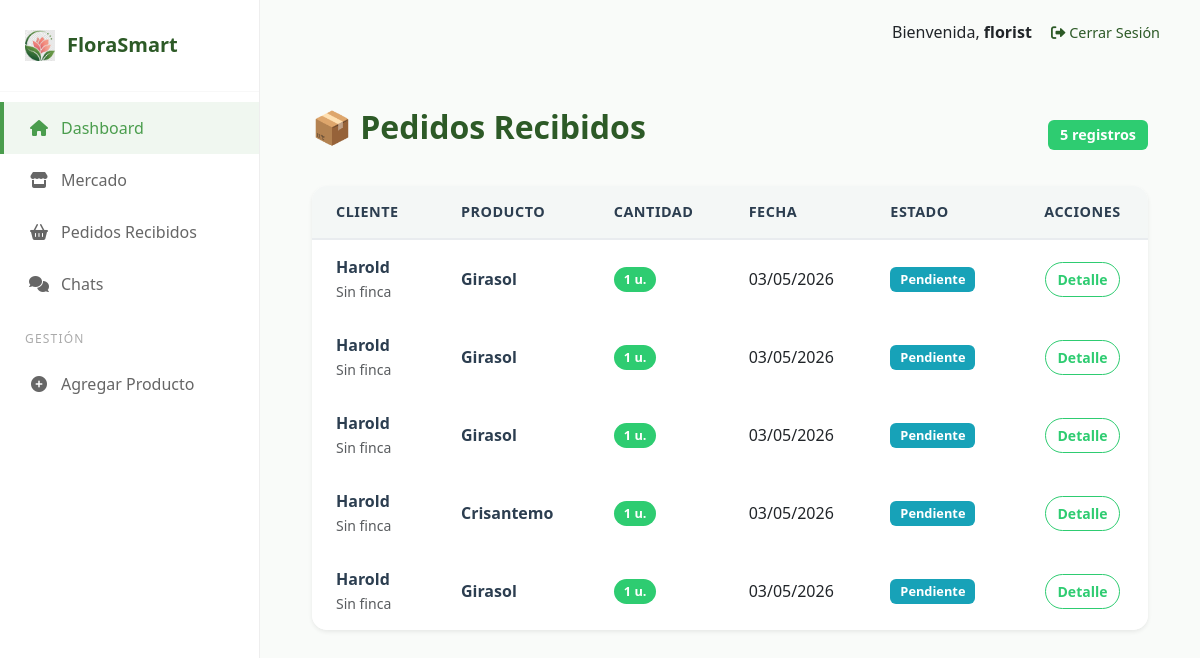
Before: /mis-pedidos/ (signed in) with the older database file.
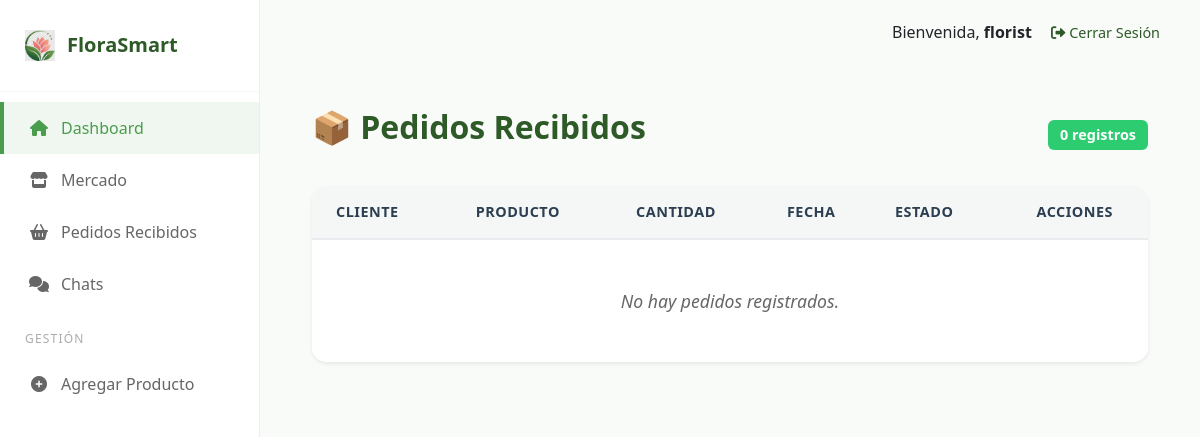
After: the same page with the newer database file.
### usuarios/models.py (models this page shows, shortened)
class Usuario(AbstractUser):
    ROLES = (
        ('floricultor', 'Floricultor / Productor'),
        ('comprador_b2b', 'Comprador Mayorista (B2B)'),
        ('comprador_b2c', 'Cliente Final (B2C)'),
    )
    email = models.EmailField(unique=True)
    rol = models.CharField(max_length=20, choices=ROLES, default='comprador_b2c')
    nombre_empresa_o_finca = models.CharField(max_length=100, blank=True, null=True)
    groups = models.ManyToManyField(
        Group,
        related_name="usuario_set",
        blank=True,
    )
    user_permissions = models.ManyToManyField(
        Permission,
        related_name="usuario_permissions_set",
        blank=True,
    )

class Pedido(models.Model):
    ESTADOS = (
        ('pendiente', 'Pendiente'),
        ('en_camino', 'En Camino'),
        ('entregado', 'Entregado'),
        ('cancelado', 'Cancelado'),
    )
    cliente = models.ForeignKey(Usuario, on_delete=models.CASCADE, related_name='mis_pedidos_realizados')
    producto = models.ForeignKey(Producto, on_delete=models.CASCADE, related_name='pedidos_del_producto')
    cantidad = models.PositiveIntegerField(default=1)
    fecha_pedido = models.DateTimeField(auto_now_add=True)
    estado = models.CharField(max_length=20, choices=ESTADOS, default='pendiente')
    notas = models.TextField(blank=True, null=True)

class Producto(models.Model):
    floricultor = models.ForeignKey(Usuario, on_delete=models.CASCADE, related_name='mis_productos')
    nombre_flor = models.CharField(max_length=50)
    variedad = models.CharField(max_length=50, blank=True)
    color = models.CharField(max_length=30)
    precio_por_tallo = models.DecimalField(max_digits=10, decimal_places=2)
    cantidad_disponible = models.PositiveIntegerField()
    descripcion = models.TextField(blank=True)
    fecha_publicacion = models.DateTimeField(auto_now_add=True)
    imagen = models.ImageField(upload_to='productos/', null=True, blank=True)

### usuarios/views.py (the view)
# urls.py: path('mis-pedidos/', views.mis_pedidos_view, name='mis_pedidos'),
def mis_pedidos_view(request):
    if not request.user.is_authenticated:
        return redirect('login')
    if request.user.rol == 'floricultor':
        pedidos = Pedido.objects.filter(producto__floricultor=request.user).order_by('-fecha_pedido')
        titulo = "Pedidos Recibidos"
    else:
        pedidos = Pedido.objects.filter(cliente=request.user).order_by('-fecha_pedido')
        titulo = "Mis Pedidos"
    return render(request, 'mis_pedidos.html', {'pedidos': pedidos, 'titulo': titulo})

### templates/mis_pedidos.html (shortened to what this page needs)
{% extends 'base.html' %}
{% load static %}
{% block extra_css %}
    <link rel="stylesheet" href="{% static 'css/style.css' %}">
{% endblock %}
{% block content %}
<div class="container mt-4">
    <div class="d-flex justify-content-between align-items-center mb-4">
        <h2 class="fw-bold text-success">📦 {{ titulo }}</h2>
        <span class="badge bg-primary">{{ pedidos.count }} registros</span>
    </div>
    <div class="card card-pedidos shadow-sm">
        <div class="card-body p-0">
            <div class="table-responsive">
                <table class="table table-pedidos align-middle mb-0">
                    <thead>
                        <tr>
                            {% if request.user.rol == 'floricultor' %}
                                <th class="ps-4">Cliente</th>
                            {% endif %}
                            <th class="ps-4">Producto</th>
                            <th>Cantidad</th>
                            <th>Fecha</th>
                            <th>Estado</th>
                            <th class="text-center">Acciones</th>
                        </tr>
                    </thead>
                    <tbody>
                        {% for pedido in pedidos %}
                        <tr>
                            {% if request.user.rol == 'floricultor' %}
                                <td class="ps-4">
                                    <span class="nombre-producto">{{ pedido.cliente.get_full_name|default:pedido.cliente.username }}</span>
                                    <br><small class="text-muted">{{ pedido.cliente.nombre_empresa_o_finca|default:'Sin finca' }}</small>
                                </td>
                            {% endif %}
                            <td class="ps-4">
                                <span class="nombre-producto">{{ pedido.producto.nombre_flor }}</span>
                            </td>
                            <td><span class="badge rounded-pill badge-cantidad">{{ pedido.cantidad }} u.</span></td>
                            <td>{{ pedido.fecha_pedido|date:"d/m/Y" }}</td>
                            <td><span class="badge bg-info">{{ pedido.get_estado_display }}</span></td>
                            <td class="text-center">
                                <button class="btn btn-sm btn-outline-success"
                                        data-bs-toggle="modal"
                                        data-bs-target="#detalleModal"
                                        data-nombre-comprador="{{ pedido.cliente.get_full_name|default:pedido.cliente.username }}"
                                        data-finca="{{ pedido.cliente.nombre_empresa_o_finca|default:'No especificada' }}"
                                        data-producto="{{ pedido.producto.nombre_flor }}"
                                        data-cantidad="{{ pedido.cantidad }}"
                                        data-fecha="{{ pedido.fecha_pedido|date:'d/m/Y H:i' }}"
                                        data-estado="{{ pedido.get_estado_display }}">
                                    Detalle
                                </button>
                            </td>
                        </tr>
                        {% empty %}
                        <tr>
                            <td colspan="{% if request.user.rol == 'floricultor' %}6{% else %}5{% endif %}" class="text-center py-5 text-muted">No hay pedidos registrados.</td>
                        </tr>
                        {% endfor %}
                    </tbody>
                </table>
            </div>
        </div>
    </div>
</div>
{% endblock %}

### templates/base.html (shortened to what this page needs)
{% load static %}
<!DOCTYPE html>
<html lang="es">
<head>
    <link rel="stylesheet" href="{% static 'css/style.css' %}">
    <link href="https://cdn.jsdelivr.net/npm/bootstrap@5.3.0/dist/css/bootstrap.min.css" rel="stylesheet">
    <link rel="stylesheet" href="https://cdnjs.cloudflare.com/ajax/libs/font-awesome/6.0.0/css/all.min.css">
    {% block extra_css %}{% endblock %}
</head>
<body>
    <div class="market-layout">
        <aside class="market-sidebar">
            <div class="sidebar-brand">
                <img src="{% static 'images/logo.png' %}" alt="Logo FloraSmart" class="sidebar-logo">
                <a href="{% url 'home' %}" class="sidebar-brand-name">FloraSmart</a>
            </div>
            <nav class="nav-menu">
                <a href="{% url 'home' %}" class="sidebar-link active">
                    <i class="fas fa-home"></i>
                    <span>Dashboard</span>
                </a>
                <a href="{% url 'mercado' %}" class="sidebar-link">
                    <i class="fas fa-store"></i>
                    <span>Mercado</span>
                </a>
                <a href="{% url 'mis_pedidos' %}" class="sidebar-link">
                    <i class="fas fa-shopping-basket"></i>
                    <span>{% if user.rol == 'floricultor' %}Pedidos Recibidos{% else %}Mis Pedidos{% endif %}</span>
                </a>
                <a href="{% url 'lista_chats' %}" class="sidebar-link">
                    <i class="fas fa-comments"></i>
                    <span>Chats</span>
                </a>
                {% if user.rol == 'floricultor' %}
                    <div class="sidebar-section-title">Gestión</div>
                    <a href="{% url 'agregar_producto' %}" class="sidebar-link">
                        <i class="fas fa-plus-circle"></i>
                        <span>Agregar Producto</span>
                    </a>
                {% endif %}
            </nav>
        </aside>
        <main class="main-content">
            <header class="top-user-bar">
                <div class="user-info">
                    {% if user.is_authenticated %}
                        <span>Bienvenida, <strong>{{ user.username }}</strong></span>
                        <a href="{% url 'logout' %}" class="logout-link" style="margin-left: 15px; color: #2d5a27; text-decoration: none; font-size: 0.9rem;">
                            <i class="fas fa-sign-out-alt"></i> Cerrar Sesión
                        </a>
                    {% endif %}
                </div>
            </header>
            <section class="container-fluid">
                {% block content %}
                {% endblock %}
            </section>
        </main>
    </div>
</body>
</html>

### static/css/style.css (style rules this page uses)
:root { --green-main: #4a9d4d; --green-dark: #2d5a27; --text-gray: #666; --primary-green: #2ecc71; --dark-green: #27ae60; --light-bg: #f4f7f6; --white: #ffffff; --text-dark: #2c3e50; --shadow: 0 4px 15px rgba(0,0,0,0.1); }
body, html { height: 100%; margin: 0; font-family: 'Segoe UI', sans-serif; }
.market-layout { display: flex; height: 100vh; overflow: hidden; }
.market-sidebar { width: 260px; background: var(--white); border-right: 1px solid #eee; display: flex; flex-direction: column; height: 100%; flex-shrink: 0; }
.sidebar-brand { display: flex; align-items: center; padding: 30px 25px; border-bottom: 1px solid #f8f8f8; }
.sidebar-logo { width: 30px; height: auto; margin-right: 12px; }
.sidebar-brand-name { color: var(--green-dark); font-size: 20px; font-weight: bold; text-decoration: none; }
.nav-menu { flex: 1; overflow-y: auto; padding-top: 10px; }
.sidebar-link { text-decoration: none; color: var(--text-gray); padding: 14px 25px; display: flex; align-items: center; gap: 12px; border-left: 4px solid transparent; transition: all 0.3s ease; font-weight: 500; }
.sidebar-link i { width: 20px; text-align: center; }
.sidebar-link:hover, .sidebar-link.active { background-color: #f0f7f0; color: var(--green-main); border-left: 4px solid var(--green-main); }
.sidebar-section-title { padding: 20px 25px 10px 25px; font-size: 0.75rem; color: #aaa; text-transform: uppercase; letter-spacing: 1.2px; }
.main-content { flex: 1; display: flex; flex-direction: column; background: #f9fbf9; overflow-y: auto; }
.top-user-bar { display: flex; justify-content: flex-end; align-items: center; padding: 20px 40px; background: transparent; }
.container { max-width: 1100px; margin: 0 auto; padding: 20px 40px; }
.container.mt-4 { max-width: 1200px; margin: 0 auto; padding: 20px 40px; }
.fw-bold.text-success { color: var(--green-dark) !important; font-size: 2rem; margin-bottom: 1rem; }
.badge.bg-primary { background-color: var(--primary-green) !important; font-size: 0.9rem; padding: 8px 12px; }
.card-pedidos { border: none; border-radius: 15px; overflow: hidden; box-shadow: var(--shadow); }
.card-pedidos .card-body { padding: 0; }
.table-pedidos { margin-bottom: 0; }
.table-pedidos thead th { background-color: var(--light-bg); color: var(--text-dark); font-weight: 600; border-bottom: 2px solid #e9ecef; padding: 15px; font-size: 0.9rem; text-transform: uppercase; letter-spacing: 0.5px; }
.table-pedidos tbody tr { transition: background-color 0.3s ease; }
.table-pedidos td { padding: 15px; vertical-align: middle; border: none; }
.text-center.py-5.text-muted { color: var(--text-gray) !important; font-style: italic; font-size: 1.1rem; }

Changed rows visible on the page:
removed Pedido: cliente.get_full_name "Harold", cliente.nombre_empresa_o_finca "Sin finca", producto.nombre_flor "Girasol", cantidad "1", fecha_pedido "03/05/2026", estado "Pendiente"
removed Pedido: cliente.get_full_name "Harold", cliente.nombre_empresa_o_finca "Sin finca", producto.nombre_flor "Girasol", cantidad "1", fecha_pedido "03/05/2026", estado "Pendiente"
removed Pedido: cliente.get_full_name "Harold", cliente.nombre_empresa_o_finca "Sin finca", producto.nombre_flor "Girasol", cantidad "1", fecha_pedido "03/05/2026", estado "Pendiente"
removed Pedido: cliente.get_full_name "Harold", cliente.nombre_empresa_o_finca "Sin finca", producto.nombre_flor "Crisantemo", cantidad "1", fecha_pedido "03/05/2026", estado "Pendiente"
removed Pedido: cliente.get_full_name "Harold", cliente.nombre_empresa_o_finca "Sin finca", producto.nombre_flor "Girasol", cantidad "1", fecha_pedido "03/05/2026", estado "Pendiente"
Other visible differences:
{{ pedidos.count }}: "5" → "0"
text now shown: "No hay pedidos registrados."
